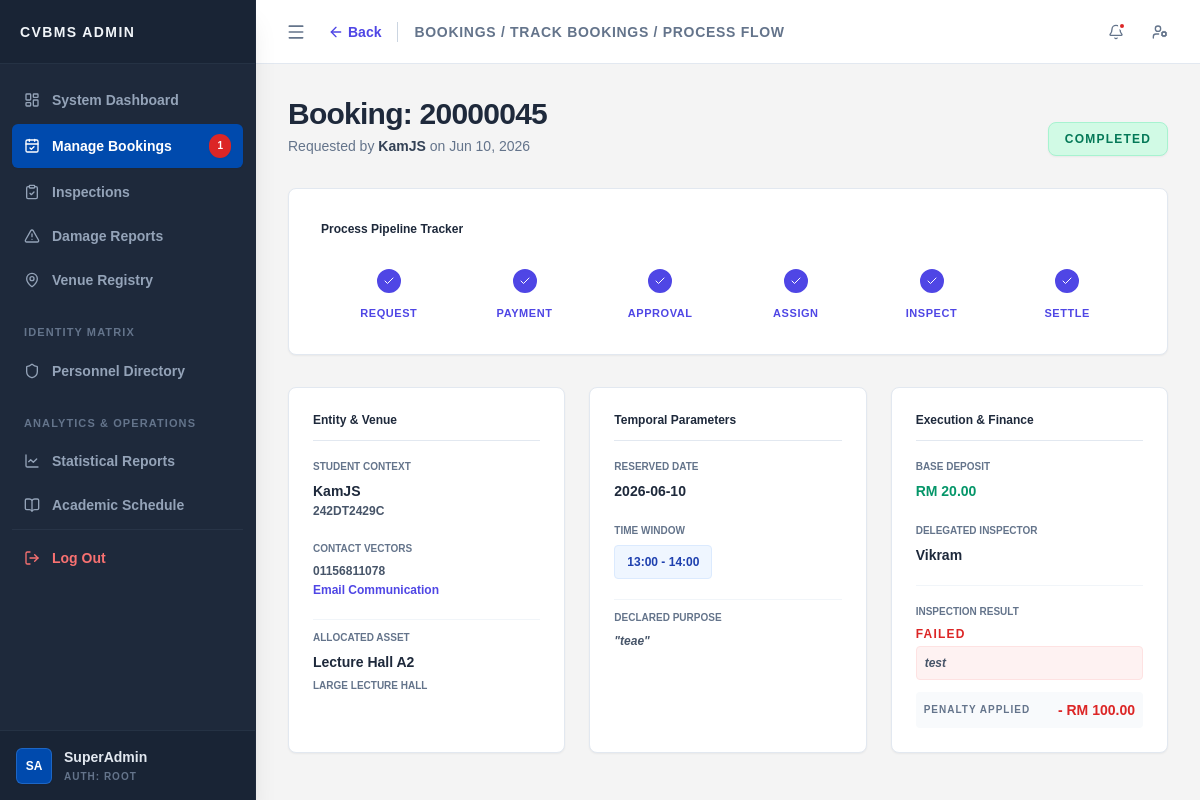
Screenshot of /admin/process_flow.php?bid=20000045 (signed in) with the database file from the repository.
### tables this page shows
CREATE TABLE `booking` (
  `bid` int(10) UNSIGNED NOT NULL,
  `uid` varchar(15) NOT NULL,
  `vid` varchar(10) NOT NULL,
  `date_booked` date NOT NULL,
  `time_start` time NOT NULL,
  `time_end` time NOT NULL,
  `status` enum('pending','approved','rejected','completed','cancelled') NOT NULL DEFAULT 'pending',
  `payment_status` enum('unpaid','paid','refunded') NOT NULL DEFAULT 'unpaid',
  `payment_method` varchar(30) DEFAULT NULL,
  `payment_due_at` datetime DEFAULT NULL,
  `cancelled_at` datetime DEFAULT NULL,
  `cancel_reason` varchar(255) DEFAULT NULL,
  `transaction_ref` varchar(50) DEFAULT NULL,
  `paid_at` datetime DEFAULT NULL,
  `purpose` varchar(100) NOT NULL,
  `aid` int(10) UNSIGNED DEFAULT NULL,
  `approve_date` datetime DEFAULT NULL,
  `created_at` timestamp NOT NULL DEFAULT current_timestamp()
);

CREATE TABLE `user` (
  `uid` varchar(15) NOT NULL,
  `username` varchar(50) NOT NULL,
  `email` varchar(100) NOT NULL,
  `password` varchar(255) NOT NULL,
  `phone_num` varchar(20) NOT NULL,
  `profile_pic` varchar(255) NOT NULL DEFAULT '',
  `outstanding_debt` decimal(10,2) UNSIGNED NOT NULL DEFAULT 0.00,
  `account_status` enum('active','restricted') NOT NULL DEFAULT 'active',
  `created_at` timestamp NOT NULL DEFAULT current_timestamp()
);

CREATE TABLE `venue` (
  `vid` varchar(10) NOT NULL,
  `vname` varchar(100) NOT NULL,
  `vcid` int(11) NOT NULL,
  `max_cap` int(10) UNSIGNED NOT NULL,
  `deposit` decimal(10,2) UNSIGNED NOT NULL,
  `status` enum('available','maintenance','closed') NOT NULL DEFAULT 'available',
  `description` text NOT NULL
);

CREATE TABLE `vcategory` (
  `vcid` int(11) NOT NULL,
  `category` varchar(50) NOT NULL,
  `description` text NOT NULL
);

CREATE TABLE `staff` (
  `sid` int(10) UNSIGNED NOT NULL,
  `staff_name` varchar(50) NOT NULL,
  `email` varchar(100) NOT NULL,
  `password` varchar(255) NOT NULL,
  `phone_num` varchar(20) NOT NULL,
  `profile_pic` varchar(255) NOT NULL DEFAULT '',
  `position` enum('inspector') NOT NULL DEFAULT 'inspector',
  `status` enum('active','inactive') NOT NULL DEFAULT 'active',
  `created_at` timestamp NOT NULL DEFAULT current_timestamp()
);

CREATE TABLE `inspection` (
  `ins_id` int(10) UNSIGNED NOT NULL,
  `bid` int(10) UNSIGNED NOT NULL,
  `sid` int(10) UNSIGNED NOT NULL,
  `ins_status` enum('passed','failed','pending','overdue') NOT NULL DEFAULT 'pending',
  `damage_desc` text DEFAULT NULL,
  `damage_cost` decimal(10,2) UNSIGNED DEFAULT 0.00,
  `penalty` decimal(10,2) UNSIGNED DEFAULT 0.00,
  `inspected_at` datetime DEFAULT NULL
);

### admin/process_flow.php (the view, shortened to what the rows shown need)
<?php
require_once __DIR__ . '/../config/db.php';
$bid = intval($_GET['bid'] ?? 0);
$sql = "SELECT
            b.*, u.username, u.uid as student_id, u.phone_num as student_phone, u.email as student_email,
            v.vname, v.deposit, vc.category AS venue_category,
            i.ins_status, i.damage_desc, i.penalty,
            s.staff_name AS inspector_name,
            r.refund_status
        FROM booking b
        JOIN user u ON b.uid = u.uid
        JOIN venue v ON b.vid = v.vid
        JOIN vcategory vc ON v.vcid = vc.vcid
        LEFT JOIN inspection i ON b.bid = i.bid
        LEFT JOIN staff s ON i.sid = s.sid
        LEFT JOIN report r ON i.ins_id = r.ins_id
        WHERE b.bid = ?";
$stmt = $conn->prepare($sql);
$stmt->bind_param("i", $bid);
$stmt->execute();
$data = $stmt->get_result()->fetch_assoc();
$status = strtolower((string)$data['status']);
$is_cancelled = ($status === 'cancelled');
if (!function_exists('translateSystemText'))
{
    function translateSystemText($text)
    {
        if (empty($text)) return '';  $dictionary = [ 'SYS_TIMEOUT_ADMIN' => 'Admin failed to approve the request within the functional timeframe.', 'SYS_TIMEOUT_24H_RELEASE' => 'SLA Absolute Timeout: Auto-released after 24 hours of inactivity without consecutive bookings.', 'SYS_TIMEOUT_30M_LOCK' => 'SLA Violation: Inspection delayed. Deposit temporarily frozen for maximum 24h.', '[SYSTEM ABSORBED]' => 'Chain of Custody Fault: Damage was detected, but a preceding SLA violation exists for this venue.' ];  foreach ($dictionary as $code => $translation)
        return $text;
    }
}
?>
<!DOCTYPE html>
<html lang="en">
<head>
    <script src="https://cdn.tailwindcss.com"></script>
    <link rel="stylesheet" href="../assets/css/admin_css.css?v=2.0">
</head>
<body class="bg-[#f4f4f4] text-slate-800 font-sans antialiased h-screen flex overflow-hidden">
    <main class="flex-1 flex flex-col h-screen overflow-hidden relative">
            <?php
            $topbar_content = '
            <div class="flex items-center">
                <a href="track_bookings.php" class="text-sm font-bold text-indigo-600 hover:text-indigo-800 flex items-center mr-4 transition-colors">
                    <i data-lucide="arrow-left" class="w-4 h-4 mr-1"></i> Back
                </a>
                <h2 class="text-sm font-bold text-slate-500 uppercase tracking-wider border-l border-slate-300 pl-4">Bookings / Track Bookings / Process Flow</h2>
            </div>';
            include('../includes/admin_topbar.php');
            ?>
        <div class="flex-1 overflow-y-auto p-8 scroll-smooth">
            <div class="max-w-6xl mx-auto w-full">
                <div class="mb-8 flex flex-col md:flex-row md:justify-between md:items-end gap-4">
                    <div>
                        <h1 class="text-3xl font-extrabold text-slate-800 tracking-tight">Booking: <?php echo $bid; ?></h1>
                        <p class="text-sm text-slate-500 font-medium mt-1">Requested by <span class="font-bold text-slate-700"><?php echo htmlspecialchars($data['username']); ?></span> on <?php echo date('M d, Y', strtotime($data['created_at'])); ?></p>
                    </div>
                </div>
                <div class="grid grid-cols-1 md:grid-cols-2 lg:grid-cols-3 gap-6">
                    <div class="bg-white p-6 rounded-lg shadow-sm border border-slate-200 flex flex-col">
                        <div class="space-y-5 text-sm flex-1">
                            <div>
                                <p class="text-[10px] text-slate-500 font-bold uppercase mb-1">Student Context</p>
                                <p class="font-bold text-slate-800"><?php echo htmlspecialchars($data['username']); ?></p>
                                <p class="font-mono text-xs text-slate-600 mt-0.5"><?php echo htmlspecialchars($data['student_id']); ?></p>
                            </div>
                            <div>
                                <p class="text-[10px] text-slate-500 font-bold uppercase mb-1">Contact Vectors</p>
                                <p class="font-mono text-xs text-slate-600"><?php echo htmlspecialchars($data['student_phone']); ?></p>
                                <a href="mailto:<?php echo htmlspecialchars($data['student_email']); ?>" class="text-indigo-600 hover:underline text-xs mt-0.5 inline-block font-bold">Email Communication</a>
                            </div>
                            <div class="pt-2 border-t border-slate-100">
                                <p class="text-[10px] text-slate-500 font-bold uppercase mb-1">Allocated Asset</p>
                                <p class="font-bold text-slate-800"><?php echo htmlspecialchars($data['vname']); ?></p>
                                <p class="text-[10px] font-black uppercase text-slate-500 mt-1"><?php echo htmlspecialchars($data['venue_category']); ?></p>
                            </div>
                        </div>
                    </div>
                    <div class="bg-white p-6 rounded-lg shadow-sm border border-slate-200 flex flex-col">
                        <div class="space-y-5 text-sm flex-1">
                            <div>
                                <p class="text-[10px] text-slate-500 font-bold uppercase mb-1">Reserved Date</p>
                                <p class="font-bold text-slate-800"><?php echo $data['date_booked']; ?></p>
                            </div>
                            <div>
                                <p class="text-[10px] text-slate-500 font-bold uppercase mb-1">Time Window</p>
                                <div class="bg-blue-50 border border-blue-100 px-3 py-2 rounded text-xs font-mono font-bold text-blue-800 w-fit">
                                    <?php echo date('H:i', strtotime($data['time_start'])) . ' - ' . date('H:i', strtotime($data['time_end'])); ?>
                                </div>
                            </div>
                            <div class="pt-2 border-t border-slate-100">
                                <p class="text-[10px] text-slate-500 font-bold uppercase mb-1">Declared Purpose</p>
                                <p class="italic text-slate-600 text-xs leading-relaxed">"<?php echo nl2br(htmlspecialchars($data['purpose'])); ?>"</p>
                            </div>
                        </div>
                    </div>
                    <div class="bg-white p-6 rounded-lg shadow-sm border border-slate-200 flex flex-col">
                        <div class="space-y-5 text-sm flex-1">
                            <div>
                                <p class="text-[10px] text-slate-500 font-bold uppercase mb-1">Base Deposit</p>
                                <p class="font-mono font-bold text-emerald-600">RM <?php echo number_format($data['deposit'], 2); ?></p>
                            </div>
                            <div>
                                <p class="text-[10px] text-slate-500 font-bold uppercase mb-1">Delegated Inspector</p>
                                <p class="font-bold text-slate-800">
                                    <?php
                                        if ($is_cancelled)
                                        {
                                            echo '<span class="text-slate-400 font-bold text-xs uppercase tracking-widest">Not Required</span>';
                                        }
                                        else
                                        {
                                            echo $data['inspector_name'] ?? '<span class="text-amber-500 font-bold text-xs uppercase tracking-widest">Pending Assignment</span>';
                                        }
                                    ?>
                                </p>
                            </div>
                            <?php if($data['ins_status']): ?>
                            <div class="pt-4 border-t border-slate-100">
                                <p class="text-[10px] text-slate-500 font-bold uppercase mb-1">Inspection Result</p>
                                <?php if($data['ins_status'] === 'passed'): ?>
                                    <p class="font-black text-emerald-600 uppercase tracking-widest text-xs">PASSED</p>
                                <?php else: ?>
                                    <p class="font-black text-red-600 uppercase tracking-widest text-xs mb-1">FAILED</p>
                                    <p class="text-xs text-slate-600 bg-red-50 border border-red-100 p-2 rounded italic">
                                        <?php echo nl2br(htmlspecialchars(translateSystemText($data['damage_desc']))); ?>
                                    </p>
                                    <div class="flex justify-between items-center mt-3 bg-slate-50 p-2 rounded">
                                        <span class="text-[10px] font-bold text-slate-500 uppercase tracking-widest">Penalty Applied</span>
                                        <span class="font-mono font-bold text-red-600">- RM <?php echo number_format($data['penalty'], 2); ?></span>
                                    </div>
                                <?php endif; ?>
                            </div>
                            <?php endif; ?>
                        </div>
                    </div>
                </div>
            </div>
        </div>
    </main>
</body>
</html>

### rows the page displays
booking: uid.username "KamJS", created_at "Jun 10, 2026", uid.uid "242DT2429C", uid.phone_num "01156811078", vid.vname "Lecture Hall A2", vcategory.category "LARGE LECTURE HALL", date_booked "2026-06-10", time_start "13:00", time_end "14:00", purpose "teae", vid.deposit "20.00", staff.staff_name "Vikram", inspection.penalty "100.00"

### other values shown
$sidebar_brand_label "CVBMS ADMIN"
$pending_bookings_count "1"
$_SESSION['full_name'] "SuperAdmin"
$bid "20000045"
$label "REQUEST"
$label "PAYMENT"
$label "APPROVAL"
$label "ASSIGN"
$label "INSPECT"
$label "SETTLE"
